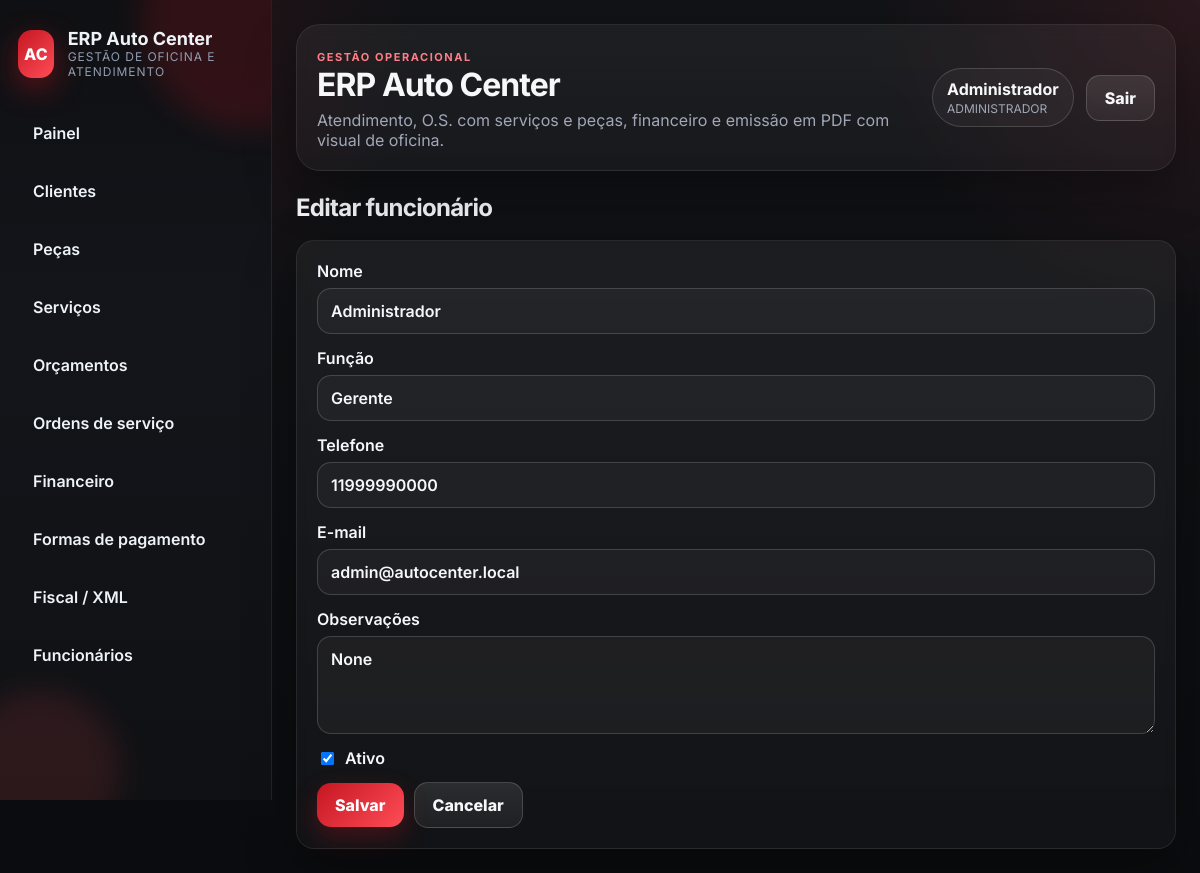
/funcionarios/1/editar (signed in), run on the app's committed database.
### app/models.py (models this page shows, shortened)
class TimestampMixin:
    created_at = db.Column(db.DateTime, default=datetime.now, nullable=False)
    updated_at = db.Column(db.DateTime, default=datetime.now, onupdate=datetime.now, nullable=False)

class SerializableMixin:
    def to_dict(self) -> dict:
        data: dict = {}
        for column in self.__table__.columns:
            value = getattr(self, column.name)
            if isinstance(value, (datetime, date)):
                data[column.name] = value.isoformat()
            elif isinstance(value, Decimal):
                data[column.name] = float(value)
            else:
                data[column.name] = value
        return data

class User(db.Model, TimestampMixin, SerializableMixin):
    __tablename__ = 'users'
    id = db.Column(db.Integer, primary_key=True)
    username = db.Column(db.String(50), unique=True, nullable=False)
    password_hash = db.Column(db.String(255), nullable=False)
    role = db.Column(db.String(30), nullable=False, default='MECANICO')
    nome = db.Column(db.String(120), nullable=False)
    ativo = db.Column(db.Boolean, default=True, nullable=False)

class Employee(db.Model, TimestampMixin, SerializableMixin):
    __tablename__ = 'employees'
    id = db.Column(db.Integer, primary_key=True)
    nome = db.Column(db.String(120), nullable=False)
    funcao = db.Column(db.String(80), nullable=False)
    telefone = db.Column(db.String(30))
    email = db.Column(db.String(120))
    ativo = db.Column(db.Boolean, default=True, nullable=False)
    observacoes = db.Column(db.Text)
    work_orders = db.relationship('WorkOrder', back_populates='employee')

### app/web.py (the view)
@web_bp.route('/funcionarios/<int:employee_id>/editar', methods=['GET', 'POST'])
@login_required
@admin_required
def employees_edit(employee_id: int):
    employee = db.session.get(Employee, employee_id)
    if not employee:
        return redirect(url_for('web.employees_index'))
    if request.method == 'POST':
        _fill_employee_from_form(employee)
        db.session.commit()
        flash('Funcionário atualizado.', 'success')
        return redirect(url_for('web.employees_index'))
    return render_template('funcionarios/form.html', employee=employee)

### app/auth.py (called while the page is built)
def current_user() -> User | None:
    user_id = session.get(SESSION_KEY)
    if not user_id:
        return None
    return db.session.get(User, user_id)

def login_required(view):
    @wraps(view)
    def wrapped(*args, **kwargs):
        if not current_user():
            flash('Faça login para continuar.', 'warning')
            return redirect(url_for('web.login', next=request.path))
        return view(*args, **kwargs)
    return wrapped

def role_required(*roles: str):
    def decorator(view):
        @wraps(view)
        def wrapped(*args, **kwargs):
            user = current_user()
            if not user:
                return redirect(url_for('web.login'))
            if user.role not in roles:
                abort(403)
            return view(*args, **kwargs)
        return wrapped
    return decorator

### app/templates/funcionarios/form.html
{% extends 'base.html' %}
{% block content %}
<div class="page-header"><div><h2>{{ 'Editar funcionário' if employee else 'Novo funcionário' }}</h2></div></div>
<div class="card">
  <form method="post">
    <div class="form-grid-2">
      <label>Nome<input type="text" name="nome" value="{{ employee.nome if employee else '' }}" required></label>
      <label>Função<input type="text" name="funcao" value="{{ employee.funcao if employee else '' }}" required></label>
      <label>Telefone<input type="text" name="telefone" value="{{ employee.telefone if employee else '' }}"></label>
      <label>E-mail<input type="email" name="email" value="{{ employee.email if employee else '' }}"></label>
    </div>
    <label>Observações<textarea name="observacoes">{{ employee.observacoes if employee else '' }}</textarea></label>
    <label class="checkbox"><input type="checkbox" name="ativo" {% if not employee or employee.ativo %}checked{% endif %}>Ativo</label>
    <div class="actions"><button type="submit">Salvar</button><a class="button secondary" href="{{ url_for('web.employees_index') }}">Cancelar</a></div>
  </form>
</div>
{% endblock %}

### app/templates/base.html (shortened to what this page needs)
<!DOCTYPE html>
<html lang="pt-BR">
<head>
  <link rel="stylesheet" href="{{ url_for('static', filename='styles.css') }}">
</head>
<body>
  <aside class="sidebar">
    <div class="sidebar-glow sidebar-glow-top"></div>
    <div class="sidebar-glow sidebar-glow-bottom"></div>
    <div class="brand">
      <div class="brand-badge">AC</div>
      <div>
        <strong>ERP Auto Center</strong>
        <span>gestão de oficina e atendimento</span>
      </div>
    </div>
    <nav>
      <a href="{{ url_for('web.dashboard') }}">Painel</a>
      <a href="{{ url_for('web.clients_index') }}">Clientes</a>
      <a href="{{ url_for('web.products_index') }}">Peças</a>
      <a href="{{ url_for('web.services_index') }}">Serviços</a>
      <a href="{{ url_for('web.budgets_index') }}">Orçamentos</a>
      <a href="{{ url_for('web.work_orders_index') }}">Ordens de serviço</a>
      {% if current_user() and current_user().role == 'ADMINISTRADOR' %}
      <a href="{{ url_for('web.finance_index') }}">Financeiro</a>
      <a href="{{ url_for('web.payment_methods_index') }}">Formas de pagamento</a>
      <a href="{{ url_for('web.fiscal_index') }}">Fiscal / XML</a>
      <a href="{{ url_for('web.employees_index') }}">Funcionários</a>
      {% endif %}
    </nav>
  </aside>
  <main class="main">
    <header class="topbar card glass-card">
      <div>
        <span class="eyebrow">gestão operacional</span>
        <h1>ERP Auto Center</h1>
        <p>Atendimento, O.S. com serviços e peças, financeiro e emissão em PDF com visual de oficina.</p>
      </div>
      <div class="user-box">
        {% if current_user() %}
        <div class="user-chip">
          <strong>{{ current_user().nome }}</strong>
          <span>{{ current_user().role }}</span>
        </div>
        <a class="button secondary" href="{{ url_for('web.logout') }}">Sair</a>
        {% endif %}
      </div>
    </header>
    {% block content %}{% endblock %}
  </main>
</body>
</html>

### data on the page
User: nome "Administrador", role "ADMINISTRADOR"
Employee: nome "Administrador", funcao "Gerente", telefone "11999990000", email "admin@autocenter.local", observacoes "None", ativo "☑"

### other printed values
{{ 'Editar funcionário' if employee else 'Novo funcionário' }} "Editar funcionário"
